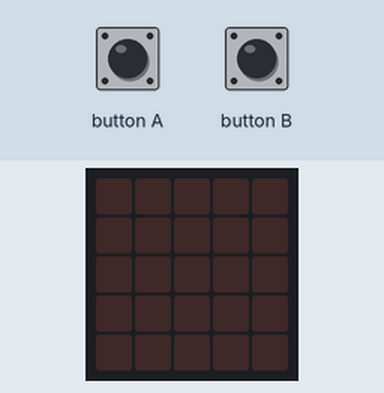
A program run on a simulated BBC micro:bit running MicroPython. Parts: the board's 5×5 LED display. The test bench sets the inputs (shaded band).

Above: at 1.2 s.
1.3 s: button A pressed for 0.15 s
At 2.5 s:
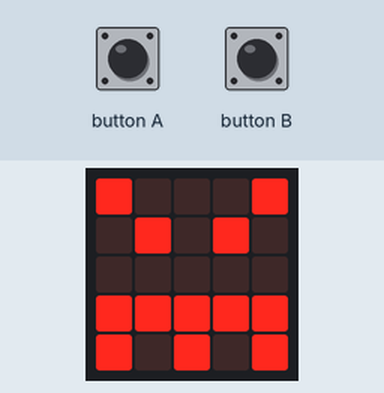
2.9 s: button A pressed for 1 s
At 4.0 s:
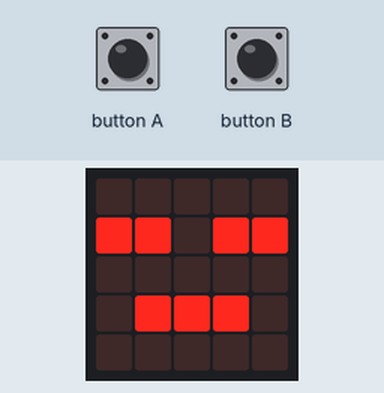
5.4 s: button A pressed for 0.15 s
At 6.3 s:
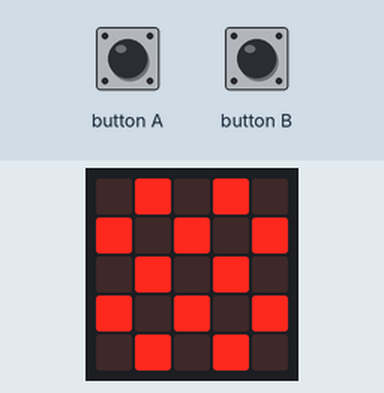
7.0 s: button A pressed for 3.2 s
At 7.7 s:
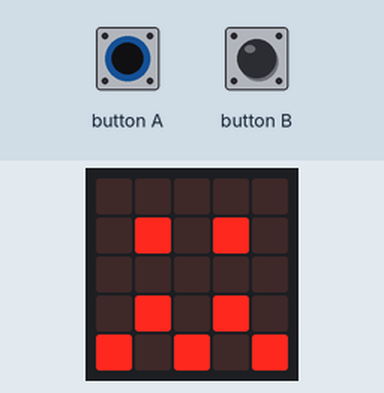
11.7 s: button A pressed for 0.15 s
At 13.1 s:
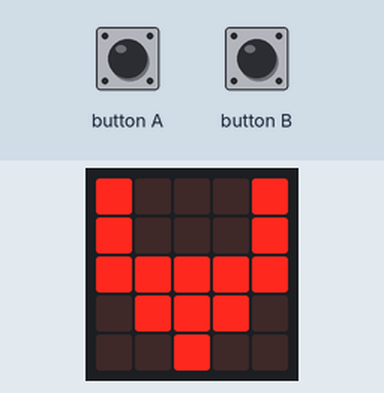
Timing chart, 0 to 14.7 s (numbered marks = the images above; inputs shaded):
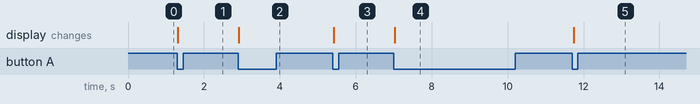

The program:

bt_image_send.py
```python
from microbit import *
import radio

#Simple function to turn built-in images to strings - parameter is a built-in image object
def image_to_string(source):
    #Convert the image to a string.
    target = str(source)
    #Format the string as a custom image string.
    target = target.replace("Image(","")
    target = target.replace("\n", "")
    target = target.replace("'", "")
    target = target.replace(" ", "")
    target = target.replace(")", "")
    #Slice off the last character.
    target = target[:-1]
    return target

#An arbitrary list of built-in images to choose from.
images = [Image.ANGRY, Image.ASLEEP, Image.CHESSBOARD, Image.CONFUSED, Image.COW, Image.FABULOUS, Image.GHOST]
image_number = -1

while True:
    #Allows the user to cycle through the preset list of images.
    if button_a.was_pressed():
        image_number = image_number + 1
        if image_number >= len(images):
            image_number = 0
        display.show(images[image_number])
    #Takes the currently displayed image, converts it to a string and broadcasts.
    if button_b.was_pressed():
        message = image_to_string(images[image_number])
        radio.on()
        radio.send(message)
    sleep(50)
```

Measured:
- after the input at 1.3 s, the display: changes at once (image 1)
- after the input at 2.9 s, the display: changes at once (image 2)
- after the input at 5.4 s, the display: changes at once (image 3)
- after the input at 7.0 s, the display: changes at once (image 4)
- after the input at 11.7 s, the display: changes at once (image 5)
